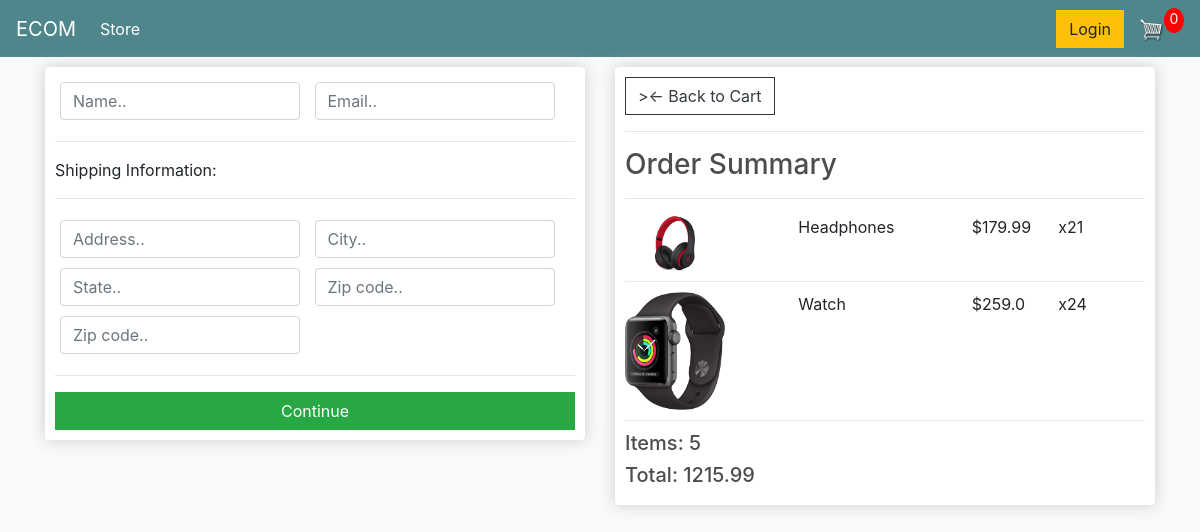
Screenshot of /checkout/ (signed in) with the database file from the repository.
### store/models.py (models this page shows, shortened)
class OrderItem(models.Model):
    product = models.ForeignKey(Product, on_delete=models.SET_NULL, blank=True, null=True)
    order = models.ForeignKey(Order, on_delete=models.SET_NULL, blank=True, null=True )
    quantity = models.IntegerField(default=0, null=True, blank=True)
    date_added = models.DateTimeField(auto_now_add=True)
    @property
    def getTotal(self):
        total = self.product.price * self.quantity
        return total

class Product(models.Model):
    name = models.CharField(max_length=200, null=True)
    price = models.FloatField()
    digital = models.BooleanField(default=False, null=True, blank=False)
    image = models.ImageField(null=True, blank=True)
    @property
    def imageURL(self):
        try:
            url = self.image.url
        except:
            url = ''
        return url

class Order(models.Model):
    customer = models.ForeignKey(Customer, on_delete=models.SET_NULL, blank=True, null=True )
    data_order = models.DateTimeField(auto_now_add=True)
    complete = models.BooleanField(default=False, null=True, blank=False)
    transaction_id = models.CharField(max_length=200, null=True)
    @property
    def get_cart_total(self):
        orderitems = self.orderitem_set.all()
        total = sum([item.getTotal for item in orderitems])
        return total
    @property
    def get_cart_items(self):
        orderitems = self.orderitem_set.all()
        total = sum([item.quantity for item in orderitems])
        return total

### store/views.py (the view)
# urls.py: path('checkout/', views.checkout, name='checkout'),
def checkout(request):
    if request.user.is_authenticated:
        customer = request.user.customer
        order, created = Order.objects.get_or_create(
            customer=customer, complete=False)
        items = order.orderitem_set.all()
    else:
        items = []
        order = {'get_cart_total': 0, 'get_cart_items': 0}
    context = {'items': items, 'order': order}
    return render(request, 'store/checkout.html', context)

### store/templates/store/Checkout.html (shortened to what this page needs)
{% extends 'store/main.html' %}
{% load static %}
{% block content %}
<div class='row'>
    <div class='col-lg-6'>
        <div class='box-element' id='form-wrapper'>
            <form id='form'>
                <div id='user-info'>
                    <div class="form-field">
                        <input required class="form-control" type="text" name="name" placeholder="Name..">
                    </div>
                    <div class="form-field">
                        <input required class="form-control" type="email" name="email" placeholder="Email..">
                    </div>
                </div>
                <div id='shipping-info'>
                    <hr>
						<p>Shipping Information:</p>
						<hr>
						<div class="form-field">
							<input class="form-control" type="text" name="address" placeholder="Address..">
						</div>
						<div class="form-field">
							<input class="form-control" type="text" name="city" placeholder="City..">
						</div>
						<div class="form-field">
							<input class="form-control" type="text" name="state" placeholder="State..">
						</div>
						<div class="form-field">
							<input class="form-control" type="text" name="zipcode" placeholder="Zip code..">
						</div>
						<div class="form-field">
							<input class="form-control" type="text" name="country" placeholder="Zip code..">
						</div>
                </div>
                <hr>
                <input id='form-button' class='btn btn-success btn-block' type='submit' value='Continue'>
            </form>
        </div>
        <br>
    </div>
    <div class='col-lg-6'>
        <div class='box-element'>
            <a class='btn btn-outline-dark' href="{% url 'cart' %}">>&#x2190; Back to Cart</a>
            <hr>
            <h3>Order Summary</h3>
            <hr>
            {% for item in items %}
            <div class="cart-row">
                <div style="flex:2"><img class="row-image" src="{{item.product.imageURL}}"></div>
                <div style="flex:2"><p>{{item.product.name}}</p></div>
                <div style="flex:1"><p>${{item.product.price}}</p></div>
                <div style="flex:1"><p>x2{{item.quantity}}</p></div>
            </div>
            {% endfor %}
            <h5>Items:  {{order.get_cart_items}}</h5>
            <h5>Total:  {{order.get_cart_total|floatformat:2}}</h5>
        </div>
    </div>
</div>
{% endblock content %}

### static/css/main.css (style rules this page uses)
body { background-color: hsl(0, 0%, 98%); }
h1,h2,h3,h4,h5,h6 { color:hsl(0, 0%, 30%); }
.box-element { box-shadow:hsl(0, 0%, 80%) 0 0 16px; background-color: #fff; border-radius: 4px; padding: 10px; }
.col-lg-4, .col-lg-6, .col-lg-8, .col-lg-12 { margin-top: 10px; }
.btn { border-radius: 0; }
.row-image { width: 100px; }
.form-field { width:250px; display: inline-block; padding: 5px; }
.cart-row { display: flex; align-items: flex-stretch; padding-bottom: 10px; margin-bottom: 10px; border-bottom: 1px solid #ececec; }

### rows the page displays
OrderItem: product.imageURL (picture), product.name "Headphones", product.price "179.99", quantity "1"
OrderItem: product.imageURL (picture), product.name "Watch", product.price "259.0", quantity "4"
Order: get_cart_items "5", get_cart_total "1215.99"
